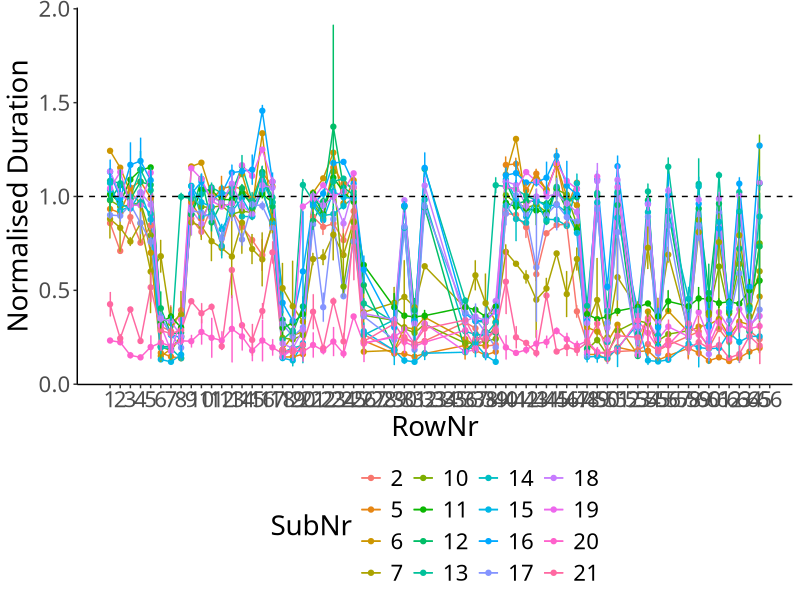
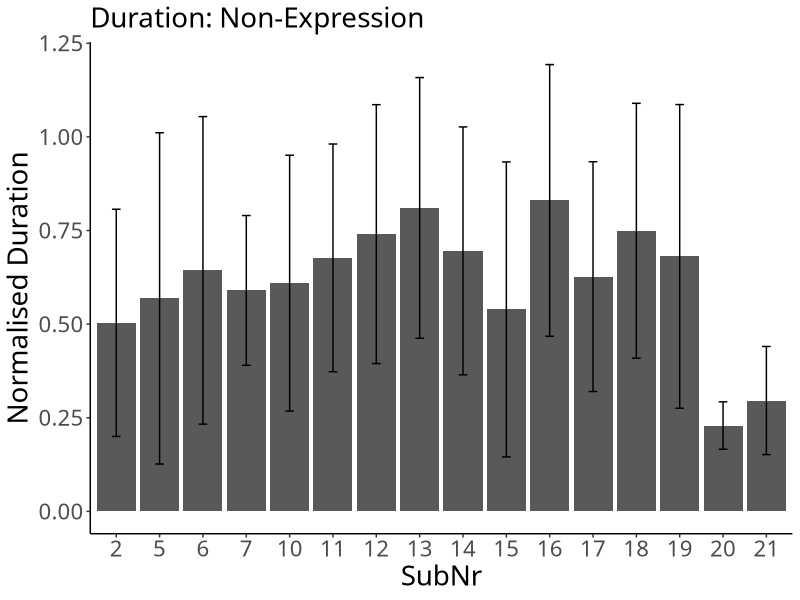

The R script that drew these images, in order:
## ---- chunk 1
# packages
# data manipulation
if (!require("data.table")) {install.packages("data.table"); require("data.table")}
# plot
if (!require("ggplot2")) {install.packages("ggplot2"); require("ggplot2")}

# ggplots
theme_set(theme_classic())
theme_update(text = element_text(size = 20, family = "Helvetica Neue LT Std 57 Condensed"), legend.position = "bottom")
## ---- chunk 2
# read a filtered csv
df_onset <- fread("./preprocessor/filtered/data_onset.csv", header = T, sep = ",", dec = ".")
df_offset <- fread("./preprocessor/filtered/data_offset.csv", header = T, sep = ",", dec = ".")

# SubNr as a factor
df_onset$SubNr <- as.factor(df_onset$SubNr)
df_offset$SubNr <- as.factor(df_offset$SubNr)

# assign RowNr
df_onset$RowNr <- rep(1:72, nrow(df_onset)/72)
df_offset$RowNr <- rep(1:72, nrow(df_offset)/72)
## ---- chunk 3
# extract trials which have both onset and offset data
df_onset$Eval <- "NA"
for (subnr in unique(df_offset$SubNr)){
  for (trial in unique(df_offset[SubNr == subnr]$Trial)){
    df_onset[SubNr == subnr & TrialNr == trial]$Eval <- "Yes"
  }
}
df_ioi <- df_onset[Eval == "Yes"]

# check whether each row corresponds correctly
df_ioi$Eval2 <- "NA"
for (i in 1:nrow(df_ioi)){
  if (df_ioi[i]$SubNr == df_offset[i]$SubNr & df_ioi[i]$TrialNr == df_offset[i]$TrialNr & df_ioi[i]$Pitch == df_offset[i]$Pitch){
    df_ioi[i]$Eval2 <- "SAME"
  } else {
    df_ioi[i]$Eval2 <- "DIFF"
  }
}
print(unique(df_ioi$Eval2))

# calculate duration
df_ioi$Duration <- df_offset$TimeStamp - df_ioi$TimeStamp

# convert bpm to ms
df_ioi[Tempo == 120]$Tempo <- 250
df_ioi[Tempo == 110]$Tempo <- 273
df_ioi[Tempo == 100]$Tempo <- 300

# normalised Duration
df_ioi$normDu <- df_ioi$Duration/df_ioi$Tempo

# remove irrelevant intervals
ls_irrelevant <- list(c(27:28), c(33:35), 52, 57, c(66:72))
df_ioi$EighthNote <- "Yes"

for (phrase in 1:length(ls_irrelevant)){
  for (note in 1:length(ls_irrelevant[[phrase]])){
    df_ioi[RowNr == ls_irrelevant[[phrase]][note]]$EighthNote <- "No"
  }
}
## ---- chunk 4
# For each individual
ioi_seq <- df_ioi[EighthNote == "Yes", .(N = length(normDu), Mean = mean(normDu), SD = sd(normDu)), .(SubNr, RowNr)]

p_ioi_seq <- ggplot(data = ioi_seq, aes(x = RowNr, y = Mean, colour = SubNr)) +
  geom_line() +
  geom_point() +
  geom_hline(yintercept = 1, linetype = "dashed") + # Tempo
  geom_errorbar(aes(ymin = Mean - SD, ymax = Mean + SD), width=.2,
                position = position_dodge(.05)) + 
  labs(x = "RowNr", y = "Normalised Duration") + scale_x_continuous(breaks=seq(1,66,1))
p_ioi_seq
## ---- chunk 5
# For each individual
ioi <- df_ioi[EighthNote == "Yes", .(N = length(normDu), Mean = mean(normDu), SD = sd(normDu)), by = .(SubNr)]
print(ioi)
## ---- chunk 6
p_ioi <- ggplot(data = ioi, aes(x = SubNr, y = Mean)) +
  geom_bar(stat = "identity", position = position_dodge()) +
  geom_errorbar(aes(ymin = Mean - SD, ymax = Mean + SD),
                width = .2, position = position_dodge(.9)) +
  labs(y = "Normalised Duration", subtitle = "Duration: Non-Expression")
p_ioi
## ---- chunk 7
# Group mean
ioi_all <- df_ioi[EighthNote == "Yes", .(N = length(normDu), Mean = mean(normDu), SD = sd(normDu))]
print(ioi_all)
## ---- chunk 8
excluded_ioi <- ioi[Mean < mean(ioi$Mean)+3*mean(ioi$SD) & Mean > mean(ioi$Mean)-3*mean(ioi$SD)]
print(excluded_ioi)
## ---- chunk 9
# export df_ioi
write.csv(df_ioi, file = "./data_duration.csv", row.names = F)
